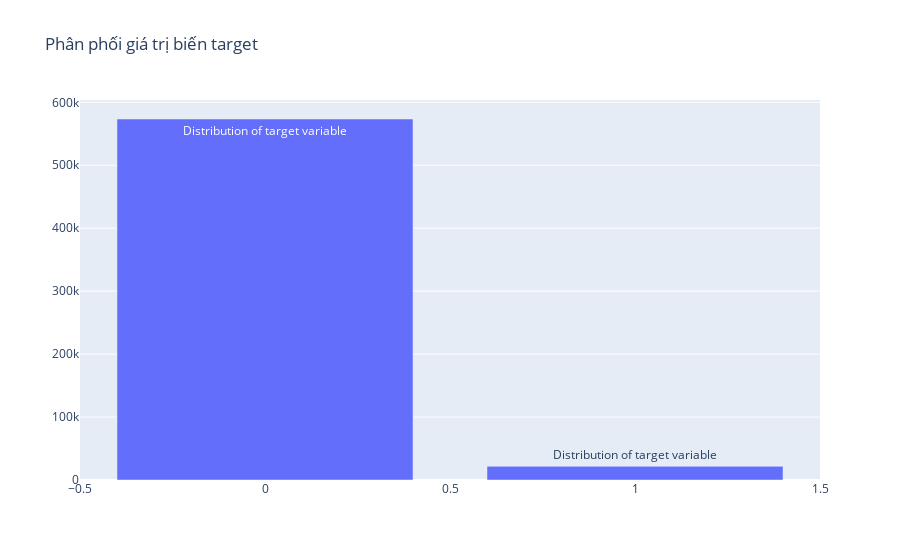

The code cell stored with this chart in its notebook:
### Markdown cell above
- Nhận xét: tập data rất imbalance, số lượng khách hàng không có vấn đề khiếu nại gấp: 26.5 lần số người có vấn đề khiếu nại.
        
- Nhận xét: tập data, target rất imbalanced ==> Hầu hết trường hợp, target đều nhận giá trị 0.

### Code cell
# Visualize the target feature:
data = [go.Bar(x=train['target'].value_counts().index.values,
              y=train['target'].value_counts().values,
              text="Distribution of target variable")]
layout = go.Layout(title='Phân phối giá trị biến target')

fig = go.Figure(data=data, layout = layout)

py.iplot(fig, filename='baisc-bar')

### Figure 1 — Plotly figure (JSON) as saved in the notebook; plotly's stock layout.template omitted (floating-point values rounded to 4 significant figures)
{"data": [{"text": "Distribution of target variable", "type": "bar", "x": [0, 1], "y": [573518, 21694]}], "layout": {"title": {"text": "Phân phối giá trị biến target"}}}
